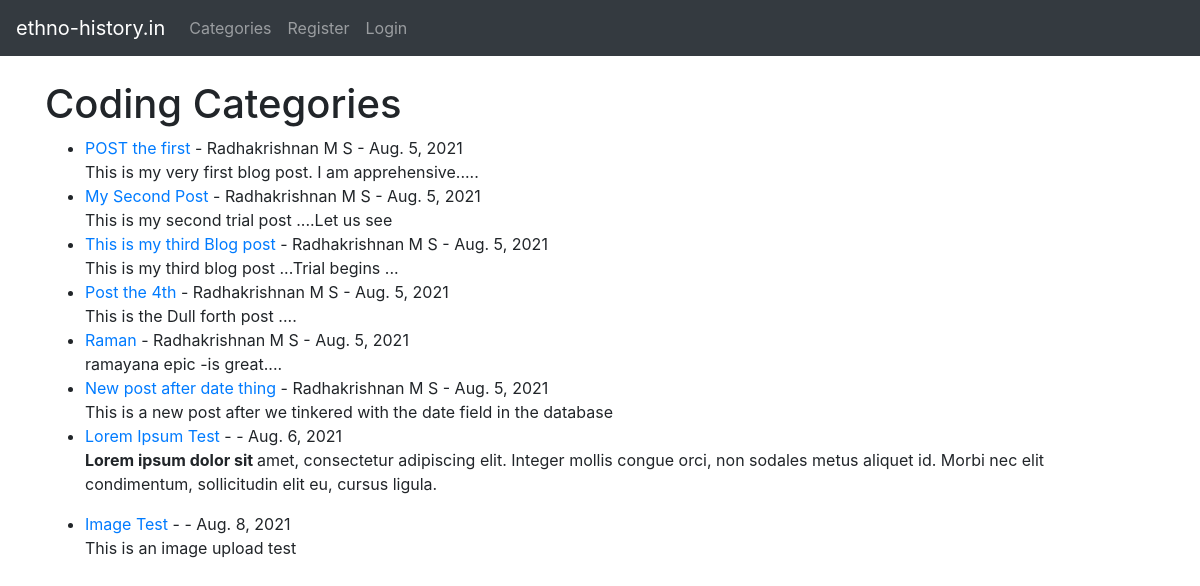
/category/coding/, run on the app's committed database.
### theblog/models.py (models this page shows, shortened)
class Post(models.Model):
	title = models.CharField(max_length=255)
	header_image = models.ImageField(null=True, blank=True,upload_to="images/")
	title_tag = models.CharField(max_length=255)
	author = models.ForeignKey(User, on_delete=models.CASCADE)
	body = RichTextField(blank=True, null=True)
	post_date = models.DateField(auto_now_add=True)
	category = models.CharField(max_length=255, default='coding')
	snippet = models.CharField(max_length=255)
	likes = models.ManyToManyField(User, related_name='blog_posts')

### theblog/views.py (the view)
# urls.py: path('category/<str:cats>/', CategoryView, name='category'),
def CategoryView(request, cats):
	category_posts = Post.objects.filter(category= cats.replace('-',' '))
	return render(request, 'categories.html',{'cats': cats.title().replace('-',' '), 'category_posts' : category_posts})

### theblog/templates/categories.html (shortened to what this page needs)
{% extends 'base.html' %}
{% block content %}
{% if category_posts %}
	<h1>{{ cats }} Categories</h1>
	<ul>
	{% for post in category_posts %}
		<li>
			<a href="{% url 'article-detail' post.pk %}">{{ post.title }}</a>
			 - {{ post.author.first_name }} {{ post.author.last_name }}
			 - {{ post.post_date }}
			 <br/>
			{{ post.body|slice:":200"|safe }}
		</li>
	{% endfor %}
	</ul>
{% else %}
	<h2> Sorry this page does not exist !</h2>
{% endif %}
{% endblock %}

### data on the page
Post: title "POST the first", author.first_name "Radhakrishnan", author.last_name "M S", post_date "Aug. 5, 2021", body "This is my very first blog post. I am apprehensive....."
Post: title "My Second Post", author.first_name "Radhakrishnan", author.last_name "M S", post_date "Aug. 5, 2021", body "This is my second trial post ....Let us see"
Post: title "This is my third Blog post", author.first_name "Radhakrishnan", author.last_name "M S", post_date "Aug. 5, 2021", body "This is my third blog post ...Trial begins ..."
Post: title "Post the 4th", author.first_name "Radhakrishnan", author.last_name "M S", post_date "Aug. 5, 2021", body "This is the Dull forth post ...."
Post: title "Raman", author.first_name "Radhakrishnan", author.last_name "M S", post_date "Aug. 5, 2021", body "ramayana epic -is great...."
Post: title "New post after date thing", author.first_name "Radhakrishnan", author.last_name "M S", post_date "Aug. 5, 2021", body "This is a new post after we tinkered with the date field in the database"
Post: title "Lorem Ipsum Test", post_date "Aug. 6, 2021", body "Lorem ipsum dolor sit amet, consectetur adipiscing elit. Integer mollis congue orci, non sodales metus aliquet id. Morbi nec elit condimentum, sollicitudin elit eu, cursus ligula."
Post: title "Image Test", post_date "Aug. 8, 2021", body "This is an image upload test"

### other printed values
{{ cats }} "Coding"
